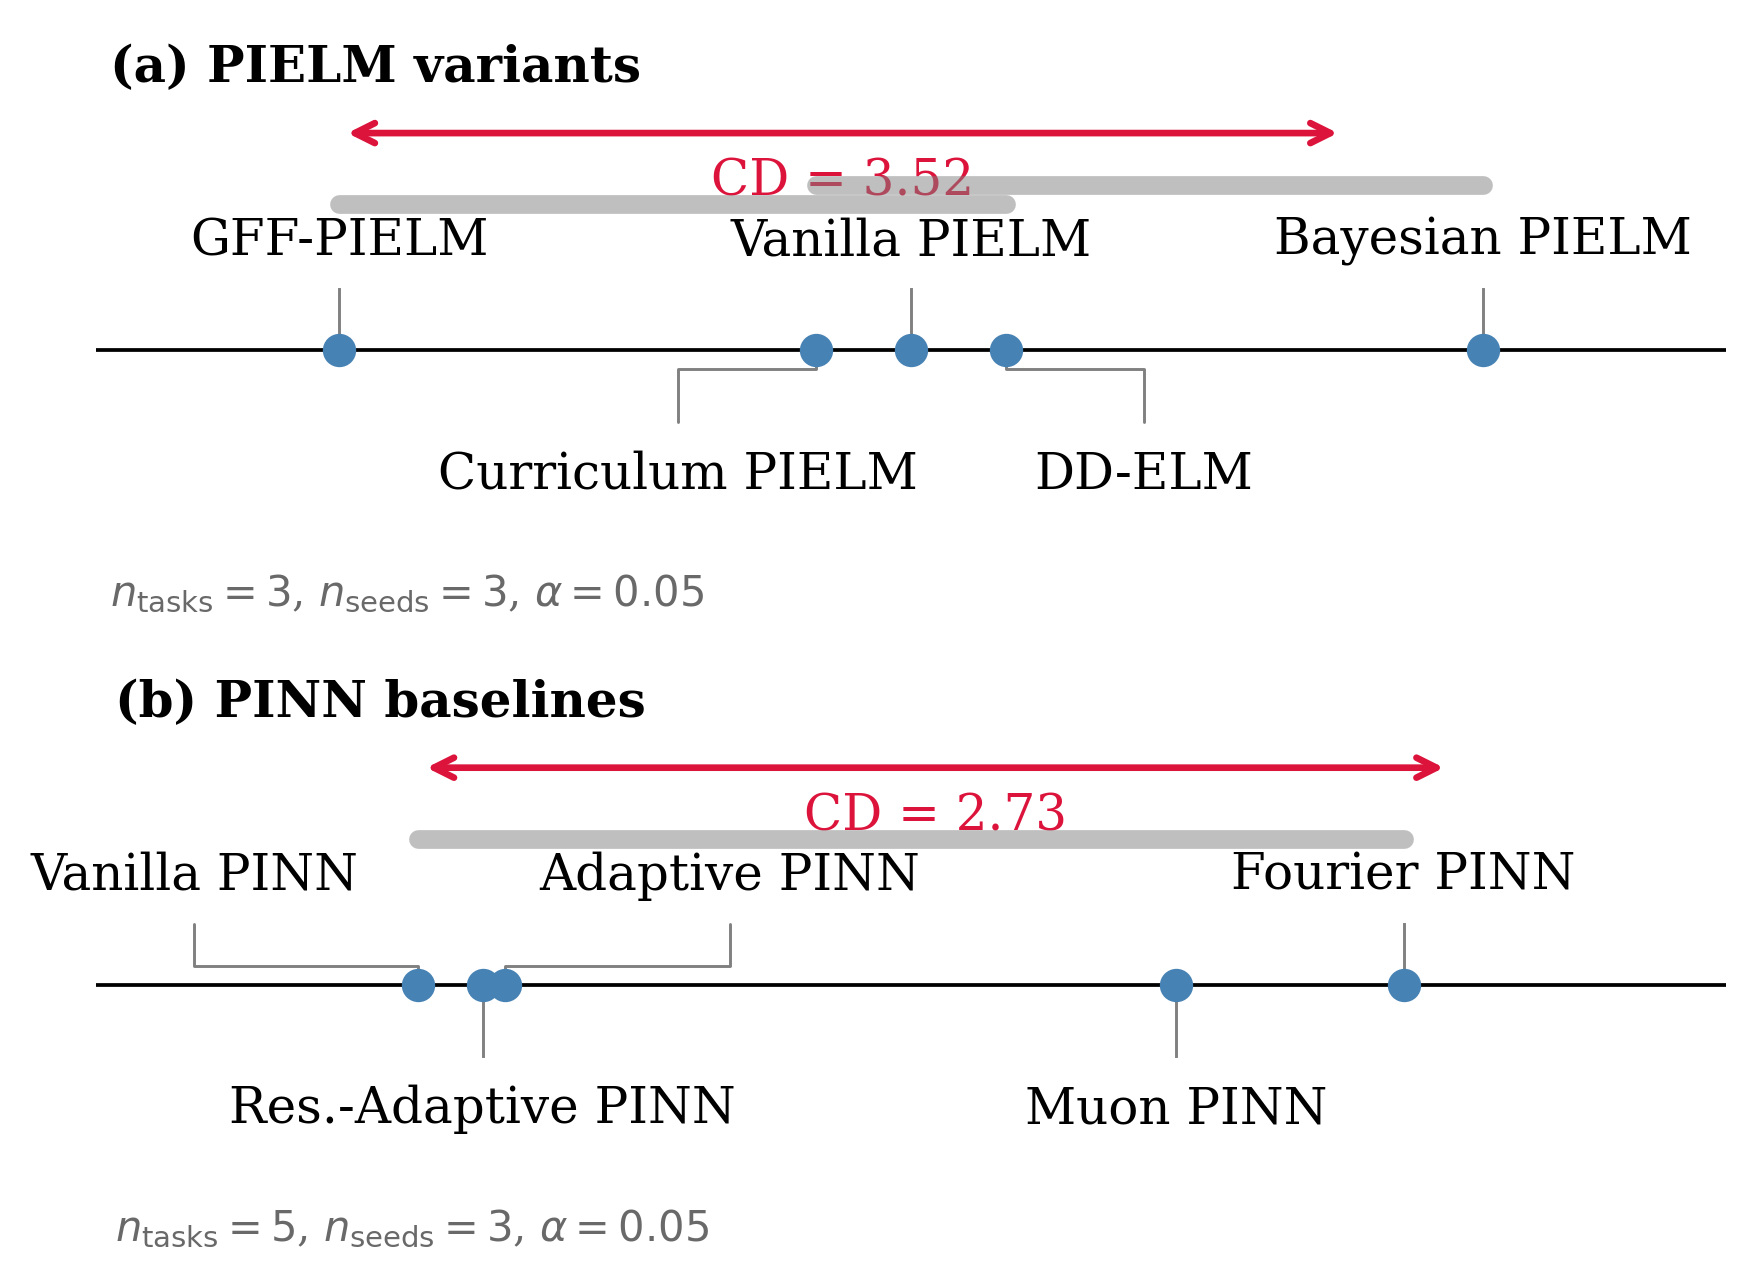

Python code for this plot:
"""fig5_cd_diagram.py
===================
WP2.5 — Figure 5: Critical-Difference Diagram (Nemenyi post-hoc test).

Two-panel stacked figure (full double-column width per panel):
  (a) PIELM variants   – MPS run, 5 models, n_tasks=3, n_seeds=3
  (b) PINN baselines   – CPU run, 5 models, n_tasks=5, n_seeds=3

Publication spec (SoftwareX):
  - Double-column width: 7.01 in  (each panel uses full width)
  - 12 pt serif font throughout
  - No figure title; panel labels (a)/(b) in bold
  - 300 dpi, exported as PDF + PNG
"""

import math
import json
from pathlib import Path

import matplotlib
matplotlib.use("Agg")
import matplotlib.pyplot as plt

# ---------------------------------------------------------------------------
# Paths
# ---------------------------------------------------------------------------
ROOT        = Path(__file__).resolve().parents[2]
STATS_PIELM = ROOT / "PyPIELM/benchmarks/results/mps/20260509T043038Z_stats_summary.json"
STATS_PINN  = ROOT / "PyPIELM/benchmarks/results/cpu/20260509T113532956883Z_stats_summary.json"
OUT_DIR     = Path(__file__).parent

# ---------------------------------------------------------------------------
# Display-name mapping
# ---------------------------------------------------------------------------
DISPLAY = {
    "bayesian_pielm":         "Bayesian PIELM",
    "curriculum_pielm":       "Curriculum PIELM",
    "ddelm_coarse":           "DD-ELM",
    "gff_pielm":              "GFF-PIELM",
    "vanilla_pielm":          "Vanilla PIELM",
    "vanilla_pinn":           "Vanilla PINN",
    "adaptive_pinn":          "Adaptive PINN",
    "residual_adaptive_pinn": "Res.-Adaptive PINN",
    "muon_pinn":              "Muon PINN",
    "fourier_pinn":           "Fourier PINN",
}

# ---------------------------------------------------------------------------
# Nemenyi CD formula
# ---------------------------------------------------------------------------
_Q_TABLE = {
    (0.05, 2): 1.960, (0.05, 3): 2.343, (0.05, 4): 2.569,
    (0.05, 5): 2.728, (0.05, 6): 2.850, (0.05, 7): 2.949,
    (0.05, 8): 3.031, (0.05, 9): 3.102, (0.05, 10): 3.164,
    (0.10, 2): 1.645, (0.10, 3): 2.052, (0.10, 4): 2.291,
    (0.10, 5): 2.459, (0.10, 6): 2.589, (0.10, 7): 2.693,
    (0.10, 8): 2.780, (0.10, 9): 2.855, (0.10, 10): 2.920,
}


def _compute_cd(n_models, n_tasks, alpha=0.05):
    q = _Q_TABLE.get(
        (alpha, min(n_models, 10)),
        1.960 + 0.47 * math.log(max(n_models, 2)),
    )
    return q * math.sqrt(n_models * (n_models + 1) / (6 * n_tasks))


def _maximal_ns_groups(ranks, cd):
    n = len(ranks)
    groups = []
    for i in range(n):
        for j in range(i + 1, n):
            if ranks[j] - ranks[i] < cd:
                groups.append((i, j))
            else:
                break
    maximal = []
    for (a, b) in groups:
        dominated = any(
            a2 <= a and b2 >= b and (a2, b2) != (a, b)
            for (a2, b2) in groups
        )
        if not dominated:
            maximal.append((a, b))
    return maximal


def _deflect_labels(ranks, half_widths):
    """Push label x-positions apart so no two overlap."""
    pos = list(ranks)
    for _ in range(500):
        changed = False
        for i in range(len(pos) - 1):
            gap_req = half_widths[i] + half_widths[i + 1] + 0.12
            if pos[i + 1] - pos[i] < gap_req:
                mid = (pos[i] + pos[i + 1]) / 2.0
                pos[i]     = mid - gap_req / 2.0
                pos[i + 1] = mid + gap_req / 2.0
                changed = True
        for i in range(len(pos) - 2, -1, -1):
            gap_req = half_widths[i] + half_widths[i + 1] + 0.12
            if pos[i + 1] - pos[i] < gap_req:
                mid = (pos[i] + pos[i + 1]) / 2.0
                pos[i]     = mid - gap_req / 2.0
                pos[i + 1] = mid + gap_req / 2.0
                changed = True
        if not changed:
            break
    return pos


# ---------------------------------------------------------------------------
# Core panel drawing
# ---------------------------------------------------------------------------

def draw_cd_panel(ax, avg_ranks, n_tasks, n_seeds, alpha=0.05,
                  panel_label="", fontsize=12, fig_width_in=7.01):
    models  = sorted(avg_ranks, key=avg_ranks.get)
    ranks   = [avg_ranks[m] for m in models]
    n_models = len(models)

    cd    = _compute_cd(n_models, n_tasks, alpha)
    r_min = min(ranks)
    r_max = max(ranks)
    pad   = 0.85

    xlim_lo    = r_min - pad
    xlim_hi    = r_max + pad
    xlim_range = xlim_hi - xlim_lo

    ax.set_xlim(xlim_lo, xlim_hi)
    ax.set_ylim(-2.6, 3.4)
    ax.axis("off")

    # rank axis
    ax.axhline(0.0, color="black", lw=0.9, zorder=2)

    # --- label half-width in rank units ---
    axes_w_in   = fig_width_in * 0.84
    rank_per_in = xlim_range / axes_w_in
    char_w_in   = (fontsize / 72.0) * 0.85

    def hw(label):
        return len(label) * char_w_in / 2.0 * rank_per_in

    # nudge identical ranks
    nudge_eps  = 0.06
    nudged     = list(ranks)
    for i in range(n_models):
        for j in range(i + 1, n_models):
            if abs(nudged[j] - nudged[i]) < nudge_eps * 0.4:
                nudged[i] -= nudge_eps / 2.0
                nudged[j] += nudge_eps / 2.0

    above_idx = [i for i in range(n_models) if i % 2 == 0]
    below_idx = [i for i in range(n_models) if i % 2 == 1]

    def place_group(indices):
        orig   = [nudged[i] for i in indices]
        labels = [DISPLAY.get(models[i], models[i]) for i in indices]
        hws    = [hw(l) for l in labels]
        order  = sorted(range(len(orig)), key=lambda k: orig[k])
        s_orig = [orig[order[k]] for k in range(len(orig))]
        s_hws  = [hws[order[k]] for k in range(len(hws))]
        defl   = _deflect_labels(s_orig, s_hws)
        result = {}
        for k, oi in enumerate(order):
            result[oi] = defl[k]
        return {indices[oi]: result[oi] for oi in range(len(indices))}

    above_lx = place_group(above_idx)
    below_lx = place_group(below_idx)

    label_info = {}
    for gi in above_idx:
        label_info[gi] = (nudged[gi], above_lx[gi], 0.90, "bottom")
    for gi in below_idx:
        label_info[gi] = (nudged[gi], below_lx[gi], -1.05, "top")

    # draw dots, connectors, labels
    arm_y_frac = 0.20
    for i, model in enumerate(models):
        dot_x, lx, ly, va = label_info[i]
        label = DISPLAY.get(model, model)

        ax.plot(dot_x, 0.0, "o", markersize=7, color="steelblue",
                zorder=5, clip_on=False)
        ax.plot([dot_x, dot_x], [-0.08, 0.08], color="black", lw=0.8, zorder=3)

        sign  = 1.0 if ly > 0 else -1.0
        arm_y = sign * arm_y_frac
        if abs(lx - dot_x) > 0.10:
            xs = [dot_x, dot_x, lx, lx]
            ys = [0.0, arm_y, arm_y, sign * abs(ly) * 0.72]
            ax.plot(xs, ys, color="gray", lw=0.7, zorder=1,
                    solid_capstyle="round", clip_on=False)
        else:
            ax.plot([dot_x, lx], [0.0, sign * abs(ly) * 0.72],
                    color="gray", lw=0.7, zorder=1, clip_on=False)

        ax.text(lx, ly, label, ha="center", va=va,
                fontsize=fontsize, fontfamily="serif", clip_on=False)

    # CD bracket
    cd_start  = r_min
    cd_end    = min(r_min + cd, xlim_hi - 0.05)
    bracket_y = 2.30
    ax.annotate("",
                xy=(cd_end, bracket_y), xytext=(cd_start, bracket_y),
                arrowprops={"arrowstyle": "<->", "color": "crimson", "lw": 1.6},
                annotation_clip=False)
    ax.text((cd_start + cd_end) / 2.0, bracket_y - 0.25,
            f"CD = {cd:.2f}",
            ha="center", va="top",
            fontsize=fontsize, fontfamily="serif", color="crimson")

    # non-significant clique bars
    ns_groups = _maximal_ns_groups(ranks, cd)
    bar_intervals = []
    cliq_y_base = 1.55
    for (i_start, i_end) in ns_groups:
        x0, x1 = ranks[i_start], ranks[i_end]
        y = cliq_y_base
        while any(abs(y - py) < 0.18 and not (x1 + 0.02 < px0 or x0 - 0.02 > px1)
                  for (px0, px1, py) in bar_intervals):
            y += 0.20
        bar_intervals.append((x0, x1, y))
        ax.plot([x0, x1], [y, y], color="gray", lw=4.5, alpha=0.50,
                solid_capstyle="round", zorder=3)

    # stats annotation
    ax.text(xlim_lo + 0.05, -2.35,
            f"$n_{{\\rm tasks}}={n_tasks}$, "
            f"$n_{{\\rm seeds}}={n_seeds}$, "
            f"$\\alpha = {alpha}$",
            fontsize=fontsize - 2, fontfamily="serif",
            color="dimgray", va="top", clip_on=False)

    # panel label
    if panel_label:
        ax.text(xlim_lo + 0.05, 3.25,
                panel_label,
                fontsize=fontsize, fontfamily="serif",
                fontweight="bold", va="top", clip_on=False)


# ---------------------------------------------------------------------------
# Main
# ---------------------------------------------------------------------------

def main():
    with open(STATS_PIELM) as f:
        pielm = json.load(f)
    with open(STATS_PINN) as f:
        pinn = json.load(f)

    FS    = 12
    FIG_W = 7.01
    plt.rcParams.update({
        "font.family":    "serif",
        "font.size":       FS,
        "axes.labelsize":  FS,
        "xtick.labelsize": FS,
        "ytick.labelsize": FS,
        "legend.fontsize": FS,
    })

    fig, (ax_top, ax_bot) = plt.subplots(
        2, 1,
        figsize=(FIG_W, 5.2),
        gridspec_kw={"hspace": 0.12},
    )

    draw_cd_panel(ax_top,
                  avg_ranks=pielm["avg_ranks"],
                  n_tasks=pielm["n_tasks"],
                  n_seeds=pielm["n_seeds"],
                  panel_label="(a) PIELM variants",
                  fontsize=FS, fig_width_in=FIG_W)

    draw_cd_panel(ax_bot,
                  avg_ranks=pinn["avg_ranks"],
                  n_tasks=pinn["n_tasks"],
                  n_seeds=pinn["n_seeds"],
                  panel_label="(b) PINN baselines",
                  fontsize=FS, fig_width_in=FIG_W)

    for ext in ("pdf", "png"):
        path = OUT_DIR / f"fig5_cd_diagram.{ext}"
        fig.savefig(path, dpi=300, bbox_inches="tight")
        print(f"Saved → {path}")
    plt.close(fig)
    print("Done.")


if __name__ == "__main__":
    main()
